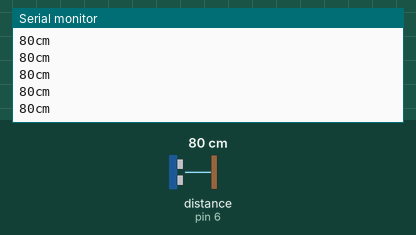
A sketch run on a simulated Arduino Uno, built with avr-gcc and run on an emulated ATmega328P. On the bench: the last lines printed to the serial monitor. Wiring (inferred from the names in the program): ultrasonic range finder: trigger pin 7; echo pin 6. The test bench sets the inputs (shaded band); at power-on: distance to the obstacle (sensor on pin 6) 80 cm. The echo pulse lasts 58.3 µs per cm.

Above: at 1.2 s.
1.3 s: distance to the obstacle (sensor on pin 6) set to 2 cm
At 1.37 s:
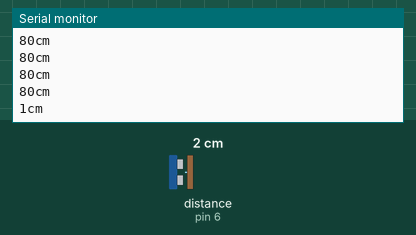
2.8 s: distance to the obstacle (sensor on pin 6) set to 4 cm
At 2.89 s:
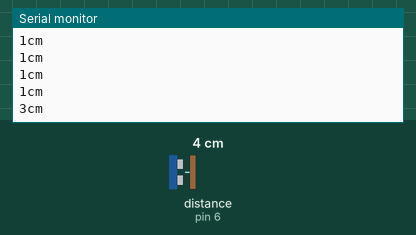
Timing chart, 0 to 5.8 s (numbered marks = the images above; inputs shaded):
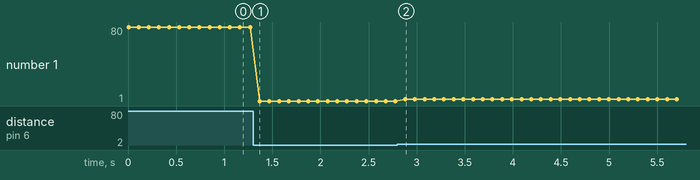

Measured:
- after the input at 1.3 s, the serial monitor: prints a new line after 0.07 s (image 1)
- after the input at 2.8 s, the serial monitor: prints a new line after 0.08 s (image 2)
- plotted number 1: 80 → 1 after the input at 1.3 s, 1 → 3 after the input at 2.8 s

The sketch:

Ultrasonic.ino
```cpp
//asi 3,3 V, ale idk
const int pingPin = 7; // Trigger Pin
const int echoPin = 6; // Echo Pin

void setup() {
   Serial.begin(9600);
   pinMode(pingPin, OUTPUT);
   pinMode(echoPin, INPUT);
}

void loop() {
   digitalWrite(pingPin, LOW);
   delayMicroseconds(2);
   digitalWrite(pingPin, HIGH);
   delayMicroseconds(10);
   digitalWrite(pingPin, LOW);

   int duration = pulseIn(echoPin, HIGH);
   int cm = duration / 29 / 2; // převést čas na cm
   //2 je jakoože půlení času
   //29 je asi rychlost, úpravou se nastaví dálka

   Serial.print(cm);
   Serial.print("cm");
   Serial.println();
   delay(100);
}
```
